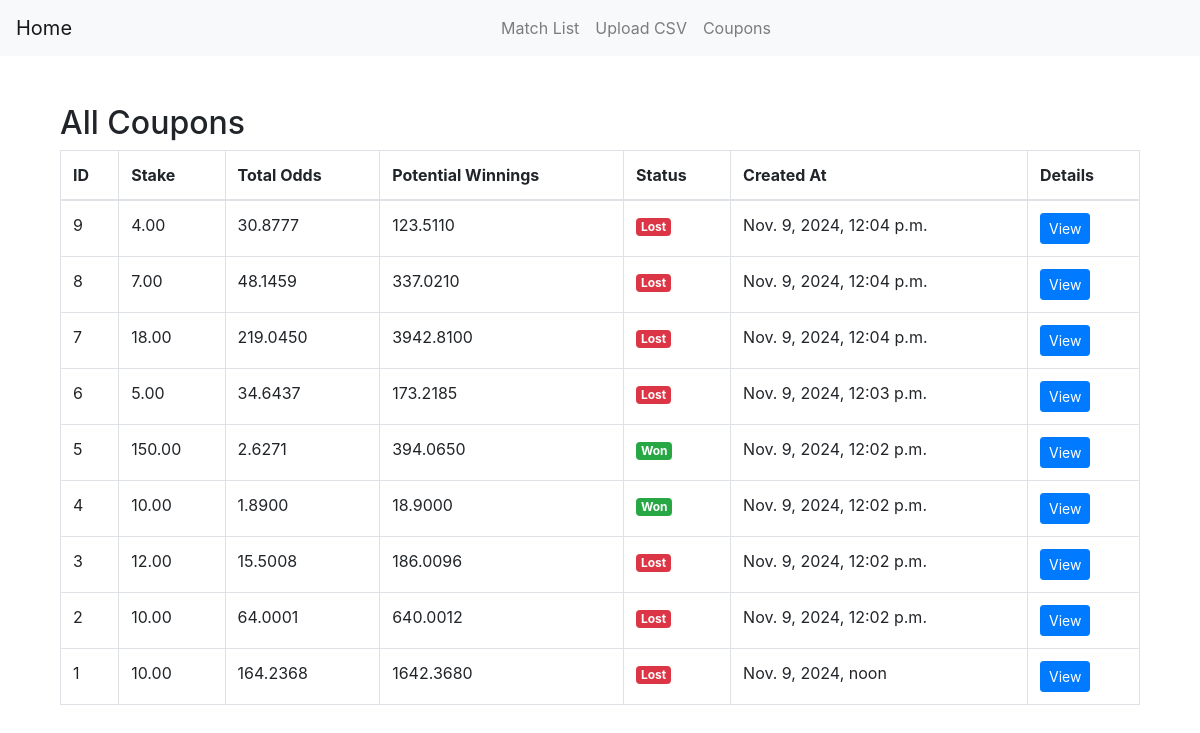
Page /coupons/ on the committed database.
### main/models.py (models this page shows)
class Coupon(models.Model):
    matches = models.ManyToManyField('Match', through='BetSelection')
    stake = models.DecimalField(max_digits=12, decimal_places=2)
    total_odds = models.DecimalField(max_digits=12, decimal_places=4)
    potential_winnings = models.DecimalField(max_digits=12, decimal_places=4)
    created_at = models.DateTimeField(auto_now_add=True)
    status = models.CharField(max_length=20, default="Pending")

### main/views.py (the view)
# urls.py: path('coupons/', views.coupon_list, name='coupon_list'),
def coupon_list(request):
    coupons = Coupon.objects.all().order_by('-created_at')
    return render(request, 'coupon_list.html', {'coupons': coupons})

### templates/coupon_list.html
{% extends 'base.html' %}
{% block content %}
<div class="container mt-5">
    <h2>All Coupons</h2>
    <table class="table table-bordered">
        <thead>
            <tr>
                <th>ID</th>
                <th>Stake</th>
                <th>Total Odds</th>
                <th>Potential Winnings</th>
                <th>Status</th>
                <th>Created At</th>
                <th>Details</th>
            </tr>
        </thead>
        <tbody>
            {% for coupon in coupons %}
            <tr>
                <td>{{ coupon.id }}</td>
                <td>{{ coupon.stake }}</td>
                <td>{{ coupon.total_odds }}</td>
                <td>{{ coupon.potential_winnings }}</td>
                <td>
                    <span class="badge
                        {% if coupon.status == 'Won' %}badge-success
                        {% elif coupon.status == 'Lost' %}badge-danger
                        {% else %}badge-secondary{% endif %}">
                        {{ coupon.status }}
                    </span>
                </td>
                <td>{{ coupon.created_at }}</td>
                <td>
                    <a href="{% url 'coupon' coupon.id %}" class="btn btn-primary btn-sm">View</a>
                </td>
            </tr>
            {% endfor %}
        </tbody>
    </table>
</div>
{% endblock %}

### templates/base.html (shortened to what this page needs)
<!DOCTYPE html>
<html lang="en">
{% load static %}
<head>
    <link rel="stylesheet" href="https://maxcdn.bootstrapcdn.com/bootstrap/4.5.2/css/bootstrap.min.css">
    <link rel="stylesheet" href="{% static 'css/style.css' %}">
</head>
<body>
<nav class="navbar navbar-expand-lg navbar-light bg-light">
    <a class="navbar-brand" href="{% url 'home' %}">Home</a>
    <div class="collapse navbar-collapse justify-content-center" id="navbarNav">
        <ul class="navbar-nav">
            <li class="nav-item">
                <a class="nav-link" href="{% url 'match_list' %}">Match List</a>
            </li>
            <li class="nav-item">
                <a class="nav-link" href="{% url 'upload' %}">Upload CSV</a>
            </li>
            <li class="nav-item">
                <a class="nav-link" href="{% url 'coupon_list' %}">Coupons</a>
            </li>
        </ul>
    </div>
</nav>
<div class="container mt-4">
    {% block content %}
    {% endblock %}
</div>
</body>
</html>

### rows in the picture
Coupon: id "9", stake "4.00", total_odds "30.8777", potential_winnings "123.5110", status "Lost", created_at "Nov. 9, 2024, 12:04 p.m."
Coupon: id "8", stake "7.00", total_odds "48.1459", potential_winnings "337.0210", status "Lost", created_at "Nov. 9, 2024, 12:04 p.m."
Coupon: id "7", stake "18.00", total_odds "219.0450", potential_winnings "3942.8100", status "Lost", created_at "Nov. 9, 2024, 12:04 p.m."
Coupon: id "6", stake "5.00", total_odds "34.6437", potential_winnings "173.2185", status "Lost", created_at "Nov. 9, 2024, 12:03 p.m."
Coupon: id "5", stake "150.00", total_odds "2.6271", potential_winnings "394.0650", status "Won", created_at "Nov. 9, 2024, 12:02 p.m."
Coupon: id "4", stake "10.00", total_odds "1.8900", potential_winnings "18.9000", status "Won", created_at "Nov. 9, 2024, 12:02 p.m."
Coupon: id "3", stake "12.00", total_odds "15.5008", potential_winnings "186.0096", status "Lost", created_at "Nov. 9, 2024, 12:02 p.m."
Coupon: id "2", stake "10.00", total_odds "64.0001", potential_winnings "640.0012", status "Lost", created_at "Nov. 9, 2024, 12:02 p.m."
Coupon: id "1", stake "10.00", total_odds "164.2368", potential_winnings "1642.3680", status "Lost", created_at "Nov. 9, 2024, noon"
